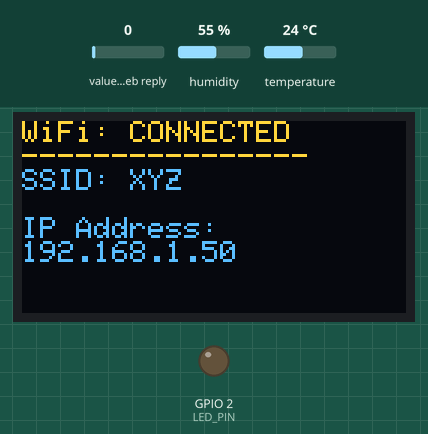
Simulated run of this sketch. Board: ESP32. On the bench: 128×64 one-colour display, output pins drawn as LEDs (lit = HIGH). The inputs (shaded band) are chosen by the test bench; at power-on: value in the web reply 0, humidity 55 %, temperature 24 °C. The OLED is the two-colour kind (top 16 rows yellow); WiFi joins after 1.5 s; servers stay silent unless stated; web services answer with replies made up by the test bench.

Above: at 3.2 s.
Timing chart, 0 to 40.0 s (numbered marks = the images above):
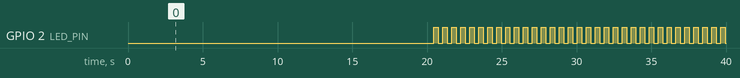

The sketch:

esp32_dht11_thingspeak.ino
```cpp
#include <WiFi.h>
#include <HTTPClient.h>
#include <Wire.h>
#include <Adafruit_GFX.h>
#include <Adafruit_SSD1306.h>
#include "DHT.h"

/* -------- USER CONFIG -------- */
const char* ssid = "XYZ";
const char* password = "XYZ";

const char* WRITE_API_KEY = "XYZ";
const char* READ_API_KEY  = "XYZ";
const char* CHANNEL_ID    = "123";
/* ----------------------------- */

/* -------- OLED CONFIG -------- */
#define SCREEN_WIDTH 128
#define SCREEN_HEIGHT 64
#define OLED_RESET -1
#define OLED_ADDR 0x3C

Adafruit_SSD1306 display(SCREEN_WIDTH, SCREEN_HEIGHT, &Wire, OLED_RESET);

/* -------- SENSOR / ACTUATOR -------- */
#define DHTPIN 4
#define DHTTYPE DHT11
#define LED_PIN 2

DHT dht(DHTPIN, DHTTYPE);

/* -------- VARIABLES -------- */
float temperature = 0.0;
float humidity = 0.0;
float threshold = 30.0;

unsigned long lastUpdate = 0;
const unsigned long interval = 20000; // ThingSpeak rate limit

bool alertActive = false;

/* -------- OLED HELPERS -------- */
void showMessage(String l1, String l2 = "") {
  display.clearDisplay();
  display.setCursor(0, 0);
  display.println(l1);
  if (l2 != "") {
    display.println();
    display.println(l2);
  }
  display.display();
}

void showWiFiConnected() {
  display.clearDisplay();
  display.setCursor(0, 0);
  display.println("WiFi: CONNECTED");
  display.println("----------------");
  display.print("SSID: ");
  display.println(WiFi.SSID());
  display.println();
  display.println("IP Address:");
  display.println(WiFi.localIP());
  display.display();
}

void showWiFiDisconnected() {
  display.clearDisplay();
  display.setCursor(0, 0);
  display.println("WiFi: DISCONNECTED");
  display.println("----------------");
  display.println("Reconnecting...");
  display.display();
}

/* -------- WIFI -------- */
void connectWiFi() {
  WiFi.begin(ssid, password);
  showMessage("Connecting WiFi", "Please wait...");

  while (WiFi.status() != WL_CONNECTED) {
    delay(500);
  }

  showWiFiConnected();
}

/* -------- UPLOAD DATA -------- */
void uploadData(float temp, float hum) {
  if (WiFi.status() == WL_CONNECTED) {
    HTTPClient http;

    String url = "http://api.thingspeak.com/update?api_key=" +
                 String(WRITE_API_KEY) +
                 "&field1=" + String(temp) +
                 "&field3=" + String(hum);

    http.begin(url);
    http.GET();
    http.end();
  }
}

/* -------- READ THRESHOLD (FIELD 2) -------- */
float readThreshold() {
  if (WiFi.status() == WL_CONNECTED) {
    HTTPClient http;

    String url = "http://api.thingspeak.com/channels/" +
                 String(CHANNEL_ID) +
                 "/fields/2/last.txt?api_key=" +
                 String(READ_API_KEY);

    http.begin(url);
    int httpCode = http.GET();

    if (httpCode == 200) {
      float value = http.getString().toFloat();
      http.end();
      return value;
    }
    http.end();
  }
  return threshold;
}

/* -------- NON-BLOCKING LED BLINK -------- */
void handleLEDAlert() {
  static unsigned long lastBlink = 0;
  static bool ledState = false;

  if (!alertActive) {
    digitalWrite(LED_PIN, LOW);
    return;
  }

  if (millis() - lastBlink >= 300) {
    lastBlink = millis();
    ledState = !ledState;
    digitalWrite(LED_PIN, ledState);
  }
}

/* -------- SETUP -------- */
void setup() {
  Serial.begin(115200);
  pinMode(LED_PIN, OUTPUT);
  digitalWrite(LED_PIN, LOW);

  dht.begin();
  Wire.begin(21, 22);

  if (!display.begin(SSD1306_SWITCHCAPVCC, OLED_ADDR)) {
    while (true);
  }

  display.setTextSize(1);
  display.setTextColor(SSD1306_WHITE);

  showMessage("ESP32 Booting...");
  delay(1500);

  connectWiFi();
}

/* -------- LOOP -------- */
void loop() {

  handleLEDAlert(); // runs continuously

  if (WiFi.status() != WL_CONNECTED) {
    showWiFiDisconnected();
    WiFi.reconnect();
    delay(2000);
    return;
  }

  if (millis() - lastUpdate >= interval) {
    lastUpdate = millis();

    temperature = dht.readTemperature();
    humidity = dht.readHumidity();

    if (isnan(temperature) || isnan(humidity)) {
      showMessage("Sensor Error", "Check DHT11");
      return;
    }

    uploadData(temperature, humidity);
    threshold = readThreshold();

    alertActive = temperature > threshold;

    /* -------- OLED -------- */
    display.clearDisplay();
    display.setCursor(0, 0);

    display.println("ESP32 STATUS");
    display.println("----------------");

    display.print("Temp: ");
    display.print(temperature);
    display.println(" C");

    display.print("Humidity: ");
    display.print(humidity);
    display.println(" %");

    display.print("Limit: ");
    display.print(threshold);
    display.println(" C");

    display.println();
    display.println(alertActive ? "ALERT: OVER TEMP!" : "Status: Normal");

    display.display();
  }
}
```

Measured:
- by itself, GPIO 2 (LED_PIN): LOW → HIGH at 20.5 s, → LOW 0.30 s later, → HIGH 0.30 s later, → LOW 0.30 s later, … (66 changes in this stretch)
